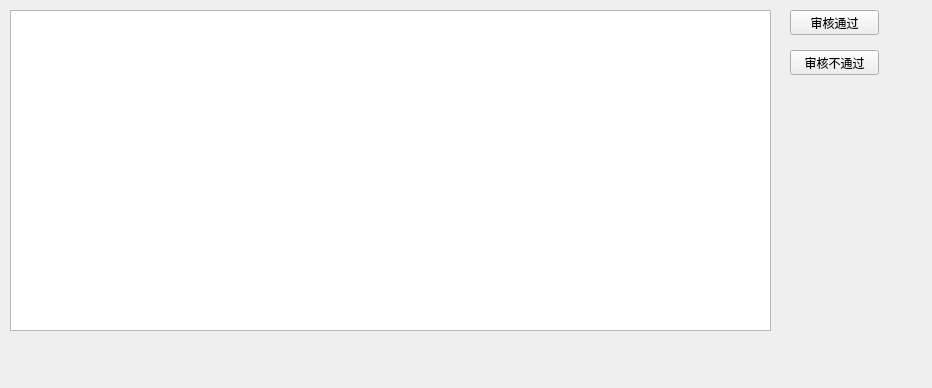
<?xml version="1.0" encoding="UTF-8"?>
<ui version="4.0">
 <class>AuditorBuyerTab</class>
 <widget class="QWidget" name="AuditorBuyerTab">
  <property name="geometry">
   <rect>
    <x>0</x>
    <y>0</y>
    <width>932</width>
    <height>388</height>
   </rect>
  </property>
  <property name="windowTitle">
   <string>Form</string>
  </property>
  <widget class="QTableView" name="tableView">
   <property name="geometry">
    <rect>
     <x>10</x>
     <y>10</y>
     <width>761</width>
     <height>321</height>
    </rect>
   </property>
  </widget>
  <widget class="QPushButton" name="pushButton">
   <property name="geometry">
    <rect>
     <x>790</x>
     <y>10</y>
     <width>89</width>
     <height>25</height>
    </rect>
   </property>
   <property name="text">
    <string>审核通过</string>
   </property>
  </widget>
  <widget class="QPushButton" name="pushButton_2">
   <property name="geometry">
    <rect>
     <x>790</x>
     <y>50</y>
     <width>89</width>
     <height>25</height>
    </rect>
   </property>
   <property name="text">
    <string>审核不通过</string>
   </property>
  </widget>
 </widget>
 <resources/>
 <connections/>
</ui>
